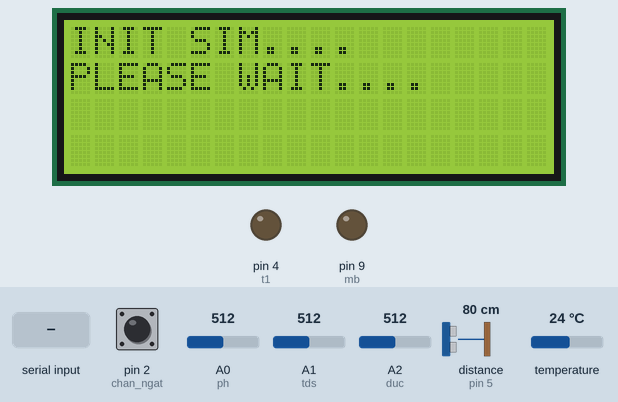
Recording of a sketch running on a simulated Arduino Uno, built with avr-gcc and run on an emulated ATmega328P. On the bench: 20×4 character LCD, output pins drawn as LEDs (lit = HIGH). The test bench sets the inputs (shaded band); at power-on: distance to the obstacle (sensor on pin 5) 80 cm, A1 (tds) = 512, pin 2 (chan_ngat) HIGH, A0 (ph) = 512, A2 (duc) = 512, temperature 24 °C. The echo pulse lasts 58.3 µs per cm; the modem accepts every AT command (registered, SIM ready, sends succeed) and sends nothing else; what the sketch prints to the serial monitor is not drawn.

Above: at 18.0 s.
18.1 s: distance to the obstacle (sensor on pin 5) set to 11 cm
At 25.5 s:
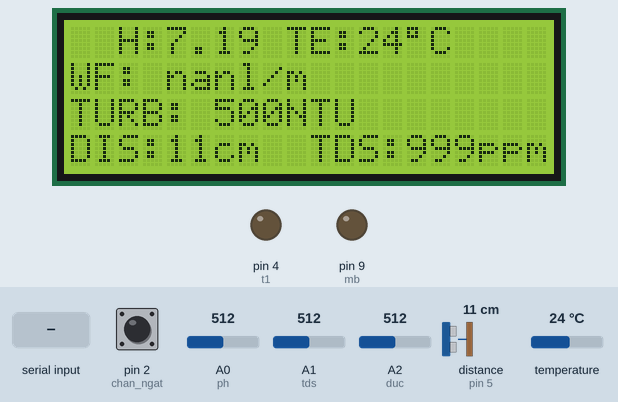
30.3 s: distance to the obstacle (sensor on pin 5) set to 8 cm
At 32.8 s:
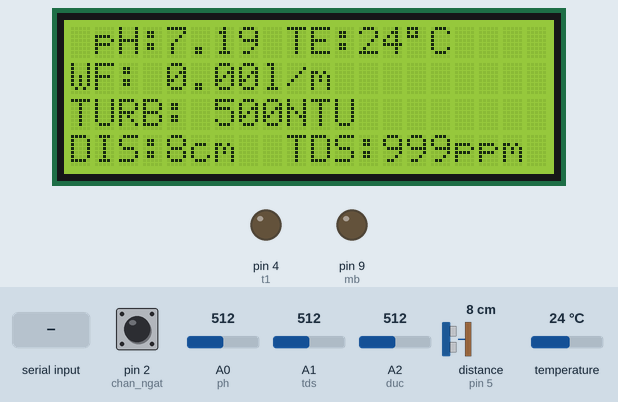
33.9 s: distance to the obstacle (sensor on pin 5) set to 120 cm
At 38.0 s:
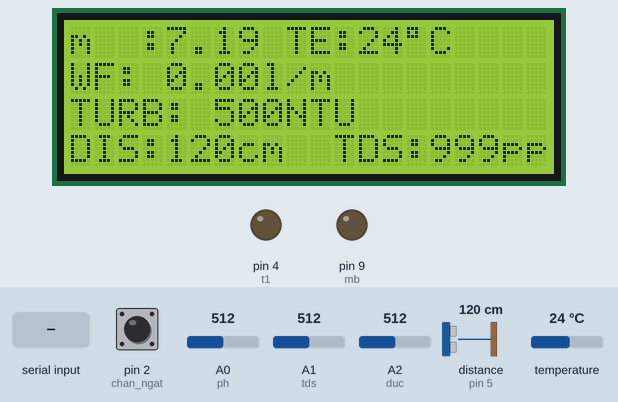
38.2 s: "KC1:\n" received over Serial
At 38.73 s:
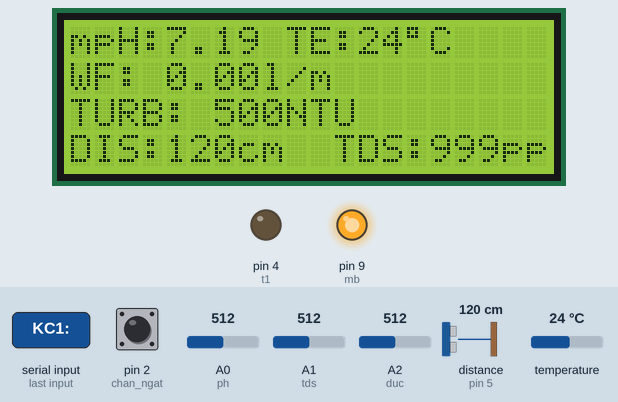
41.0 s: A1 (tds) set to 50
At 43.6 s:
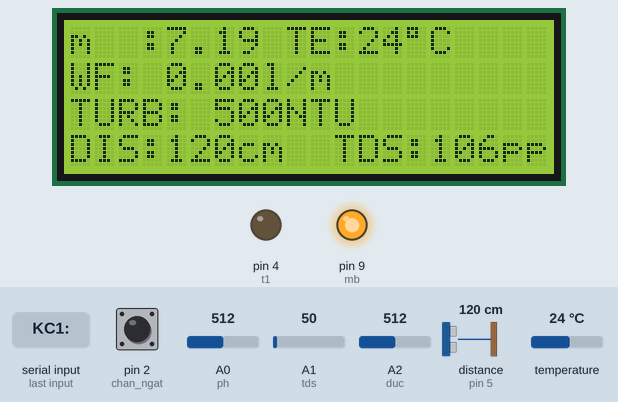
43.8 s: A1 (tds) set to 42
At 47.7 s:
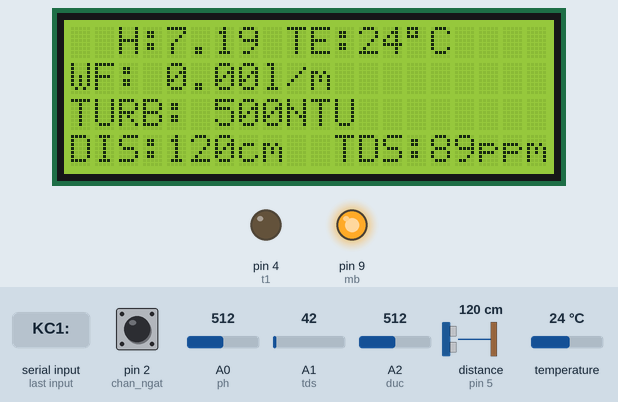
Timing chart, 0 to 49.2 s (numbered marks = the images above; inputs shaded):
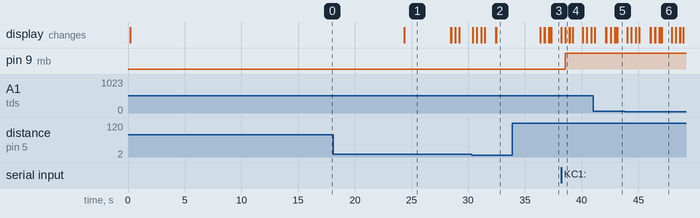

The sketch:

Mach_SRF04_ph_Duc_DS18b20_TDS_MB_LCD_GPS_CBLL_Arduino.ino
```cpp
#include <Wire.h>
#include <SoftwareSerial.h>
SoftwareSerial sim(8,7);
#include <OneWire.h>
#include <DallasTemperature.h>
#include <TimerOne.h>

#include <LiquidCrystal_I2C.h>
LiquidCrystal_I2C lcd(0x27,20,4);

#define ONE_WIRE_BUS 12          // Cài đặt chân GPIO sử dụng
OneWire oneWire(ONE_WIRE_BUS);
DallasTemperature sensors(&oneWire);

int   duc=A2;
int   tds=A1;
int   ph=A0;

const int t1 = 4;     // chân trig của HC-SR04
const int e1 = 5;     // chân echo của HC-SR04

int   mb=9;

long  gtph,gtduc,ducluu, gttds,gtnd;
long  gtpht,gtduct, gttdst,gtndt, tdsluu;

float ndf,phf;
long  chay,quet,nd,phluu,ndluu;
long  chph,dvph,chnd,dvnd;

long  adc,i,kc1,kct;
char  data;
int   tt,ttt,ttmb;

unsigned long int avgValue;
float b;
int buf[10], temp;

long    luuluong,luuluongt,xung,encoder;
float   ll,llt,x;
String textMessage;
char luu[100];
long  chayg,ttg;
int   kich;

// unsigned long     cht,dvt,chn,dvn;
// unsigned long     d1,d2,d3,d4,d5,d6;

void setup()
{
  Serial.begin(9600);
  sim.begin(115200);
  sim.println("ATE1");// Bật chế độ echo để nhận phản hồi từ module
  delay(100);  // Đợi một chút để module thực thi lệnh
  pinMode(t1,OUTPUT);
  pinMode(mb,OUTPUT);
  pinMode(e1,INPUT);
  lcd.init();
  lcd.backlight();
  sensors.begin(); // Bắt đầu đọc cảm biến
  pinMode(duc,INPUT);
  pinMode(ph,INPUT);
  digitalWrite(mb,0);

  pinMode(2,INPUT_PULLUP);      // chan ngat
  attachInterrupt(0, demxung, FALLING);
  Timer1.initialize(1000000); //Khởi động ngắt,
  Timer1.attachInterrupt(dem_thoi_gian);


  lcd.setCursor(0,0);
  lcd.print("INIT SIM....");
  lcd.setCursor(0,1);
  lcd.print("PLEASE WAIT....");
  delay(15000);
  sim.println("AT+CMGF=1\r\n");
  delay(100);
  sim.println("AT+CNMI=2,2,0,0,0\r\n");
  delay(1000);
  sim.println("AT+CMGS=\"+84961092595\"\r\n");
  delay(1000);
  sim.println("START SUCCESSFUL");
  delay(1000);
  sim.println((char)26);
  delay(1000);
  doc_tds();
  doc_cam_bien_duc();
  sensors.requestTemperatures();
  nd = sensors.getTempCByIndex(0);
  gtnd = nd * 100;
  doc_ph();
  doc_kc1();
  phluu = gtph;
  ducluu = gtduc;
  ndluu = gtnd;
  tdsluu = gttds;
  sendSMS();
  // ---------------------


  lcd.init();
  lcd.backlight();
  chay=0;
  quet=0;
  ttt=10;
  tt=0;
  kich=1;
  ttmb=0;
  encoder=2382;
}

void loop()
{
  hienthi();
  nhan_gt();
  chay++;
  delay(10);
  if(chay<10)
  {
    delay(20);
  }
  else
  {
    chay=0;
    doc_kc1();
    doc_tds();
    sensors.requestTemperatures();
    nd=sensors.getTempCByIndex(0);
    gtnd = nd * 100;
    doc_ph();
    doc_cam_bien_duc();
    gui_tin_hieu();
    hienthi();
  }

  if(ttmb==1)       digitalWrite(mb,1);
  else              digitalWrite(mb,0);
  kiem_tra();
}

void demxung()
{
  xung++;
}

void dem_thoi_gian()
{
  x=xung;
  ll=x*60/encoder;
  xung=0;
}

void doc_kc1()
{
  delayMicroseconds(50);
  digitalWrite(t1,0);   // tắt chân tri
  delayMicroseconds(20);
  digitalWrite(t1,1);   // phát xung từ chân tri
  delayMicroseconds(20);   // xung có độ dài 5 microSecond
  digitalWrite(t1,0);   // tắt chân tri
  kc1 = pulseIn(e1,HIGH);      // tra ve don vi uS
  kc1 = kc1/58;       // cm     // theo datasheet srf04
  if(kc1>200)      kc1=200;
  // Serial.print("KC1:");
  // Serial.println(kc1);
}

void doc_ph()
{
  for (int i = 0; i < 10; i++)
  {
    buf[i] = analogRead(ph);
    delay(10);
  }
  for (int i = 0; i < 9; i++)
  {
    for (int j = i + 1; j < 10; j++)
    {
      if (buf[i] > buf[j])
      {
        temp = buf[i];
        buf[i] = buf[j];
        buf[j] = temp;
      }
    }
  }

  avgValue = 0;
  for (int i = 2; i < 8; i++)
    avgValue += buf[i];
  float pHVol = (float)avgValue * 5.0 / 1024 / 6;
  float phValue = -5.60 * pHVol + 21.19;
  gtph=phValue*100;
}

void doc_cam_bien_duc()
{
  adc=0;
  for(i=0;i<10;i++)
  {
    adc = adc + analogRead(duc);
    delay(1);
  }
  adc=adc/10;
  adc = adc*5000/1023;      // adc chay tu 0 - 5000
  gtduc=1000-(adc/5);         // ntu chay tu 0 - 1000
  if(gtduc>999)      gtduc=999;
}

void doc_tds()
{
  adc=0;
  for(i=0;i<10;i++)
  {
    adc=adc+analogRead(tds);
    delay(1);
  }
  adc=adc/10;
  adc=adc*5000/1023;
  if(adc>2300)     adc=2300;
  gttds=adc/2.3;  // 0-2300  / 2.3
  if(gttds>999)     gttds=999;
}

void hienthi()
{
  phf=gtph;
  phf=phf/100;

  lcd.setCursor(1,0);
  lcd.print("pH:");
  lcd.print(phf);
  lcd.print(" ");
  lcd.print("TE:");
  lcd.print(nd);
  lcd.write(0xdf);
  lcd.print("C  ");

  lcd.setCursor(0,1);
  lcd.print("WF: ");
  lcd.print(ll);
  lcd.print("l/m  ");

  lcd.setCursor(0,2);
  lcd.print("TURB: ");
  lcd.print(gtduc);
  lcd.print("NTU   ");

  lcd.setCursor(0,3);
  lcd.print("DIS:");
  lcd.print(kc1);
  lcd.print("cm  ");
  lcd.print("TDS:");
  lcd.print(gttds);
  lcd.print("ppm  ");
}

void nhan_gt()
{
  if(Serial.available() > 0)
  {
    data = Serial.read();
    if(data=='1')
    {
      ttmb=1;
    }
    else if(data=='2')
    {
      ttmb=0;
    }
  }
}


void gui_tin_hieu()
{
  if((gtpht!=gtph)||(kct!=kc1))     // khi nao thay doi thi gui 1 lan
  {
    kct=kc1;
    gtpht=gtph;
    Serial.print("a");
    Serial.write(gtph/1000%10+0x30);
    Serial.write(gtph/100%10+0x30);
    Serial.write(gtph/10%10+0x30);
    Serial.write(gtph%10+0x30);
    Serial.write(kc1/1000%10+0x30);
    Serial.write(kc1/100%10+0x30);
    Serial.write(kc1/10%10+0x30);
    Serial.write(kc1%10+0x30);
    Serial.print(".");        // ket thuc chuoi gui
    delay(100);
  }

  if((gtndt!=gtnd)||(gtduct!=gtduc))     // khi nao thay doi thi gui 1 lan
  {
    gtndt=gtnd;
    gtduct=gtduc;
    Serial.print("b");
    Serial.write(nd/1000%10+0x30);
    Serial.write(nd/100%10+0x30);
    Serial.write(nd/10%10+0x30);
    Serial.write(nd%10+0x30);
    Serial.write(gtduc/1000%10+0x30);
    Serial.write(gtduc/100%10+0x30);
    Serial.write(gtduc/10%10+0x30);
    Serial.write(gtduc%10+0x30);
    Serial.print(".");        // ket thuc chuoi gui
    delay(100);
  }

  llt=ll;
  llt=llt*100;
  luuluong=llt;
  if((gttdst!=gttds)||(luuluongt!=luuluong))     // khi nao thay doi thi gui 1 lan
  {
    gttdst=gttds;
    luuluongt=luuluong;
    Serial.print("c");
    Serial.write(gttds/1000%10+0x30);
    Serial.write(gttds/100%10+0x30);
    Serial.write(gttds/10%10+0x30);
    Serial.write(gttds%10+0x30);
    Serial.write(luuluong/1000%10+0x30);
    Serial.write(luuluong/100%10+0x30);
    Serial.write(luuluong/10%10+0x30);
    Serial.write(luuluong%10+0x30);
    Serial.print(".");        // ket thuc chuoi gui
    delay(100);
  }
}

void sendSMS()
{
  chph=phluu/100;
  dvph=phluu%100;
  chnd=ndluu/100;
  dvnd=ndluu%100;
  sprintf(luu, "pH: %ld.%ld - TURBIDITY: %ld - TEMPERATURE: %ld.%ld - TDS: %ld - DISTANCE: %ld", chph, dvph, ducluu, chnd, dvnd, tdsluu, kc1);
  sim.println("AT+CMGF=1");
  delay(1000);
  sim.println("AT+CMGS=\"+84961092595\"\r\n");        //doi sdt can gui toi di   0347145673
  delay(1000);
  sim.println(luu);
  delay(1000);
  sim.println((char)26);
  delay(1000);
}

void xoa_tin()
{
  sim.print("AT+CMGF=1\r");
  delay(100);
  sim.print("AT+CNMI=2,2,0,0,0\r");
  delay(100);
}

void goi()
{
  sim.println("ATD+84961092595;");// thay thế số đt của bạn vào đây.
  delay(100);
}

void ket_thuc()
{
  sim.println("ATH");   // kết thúc cuộc gọi.
}

void kiem_tra()
{
  if((gtduc>500)||(gtph>7000)||(gtnd>3800)||(kc1>60)||(gttds>100))
  {
    if(kich==1)
    {
      kich=0;
      phluu=gtph;
      ducluu=gtduc;
      ndluu=gtnd;
      tdsluu = gttds;
      sendSMS(); // Gửi tin nhắn cảnh báo NGAY
      tt=1;
    }
  }else {
    // Nếu các thông số trở lại bình thường => cho phép gửi lại nếu vượt ngưỡng lần sau
    kich = 1;
    tt = 0;
  }
}
```

Measured:
- the behaviour switches between 10 and 9 cm on distance to the obstacle (sensor on pin 5) (found by bisection; images 1 and 2)
- the behaviour switches between 48 and 47 on A1 (tds) (found by bisection; images 5 and 6)
- after the input at 33.9 s, the display: changes after 2.5 s (image 3)
- after the input at 38.2 s, pin 9 (mb): LOW → HIGH after 0.35 s
- what the display in image 1 shows lasts 4.1 s, from 24.3 s to 28.4 s
- what the display in image 3 shows lasts 0.9 s, from 37.3 s to 38.2 s
